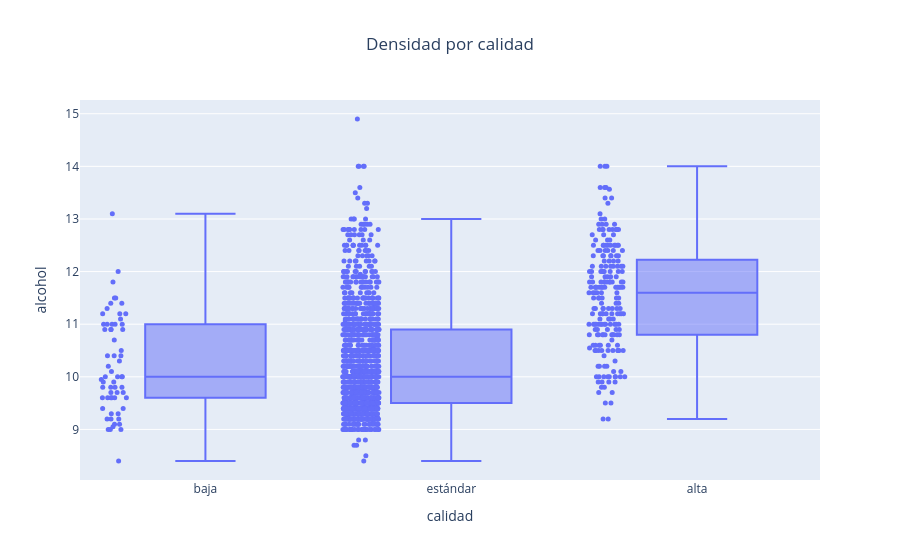

Source (notebook cell):
### Markdown cell above
Realicemos de nuevo la gráfica y observemos cómo ahora tenemos más datos en las categorías de baja y alta calidad

### Code cell
# graficamos el alcohol por calidad usando un boxplot en plotly
import plotly.express as px
# fijamos un orden para las calidades
order = ['baja', 'estándar', 'alta']

# graficamos el boxplot
fig = px.box(wine_q, x='calidad', y='alcohol', points='all', title='Densidad por calidad', category_orders={'calidad': order})
fig.update_traces(marker=dict(size=5))
fig.update_layout(title_x=0.5)
fig.show()

### Figure 1 — Plotly figure (JSON) as saved in the notebook; plotly's stock layout.template omitted (floating-point values rounded to 4 significant figures; data arrays with more than 128 entries replaced by an {"elided": "..."} marker saying what was removed)
{"data": [{"alignmentgroup": "True", "boxpoints": "all", "hovertemplate": "calidad=%{x}<br>alcohol=%{y}<extra></extra>", "legendgroup": "", "marker": {"color": "#636efa", "size": 5}, "name": "", "notched": false, "offsetgroup": "", "orientation": "v", "showlegend": false, "type": "box", "x": {"elided": "1599 str values"}, "x0": " ", "xaxis": "x", "y": {"elided": "1599 float values"}, "y0": " ", "yaxis": "y"}], "layout": {"boxmode": "group", "legend": {"tracegroupgap": 0}, "title": {"text": "Densidad por calidad", "x": 0.5}, "xaxis": {"anchor": "y", "categoryarray": ["baja", "estándar", "alta"], "categoryorder": "array", "domain": [0, 1], "title": {"text": "calidad"}}, "yaxis": {"anchor": "x", "domain": [0, 1], "title": {"text": "alcohol"}}}}
